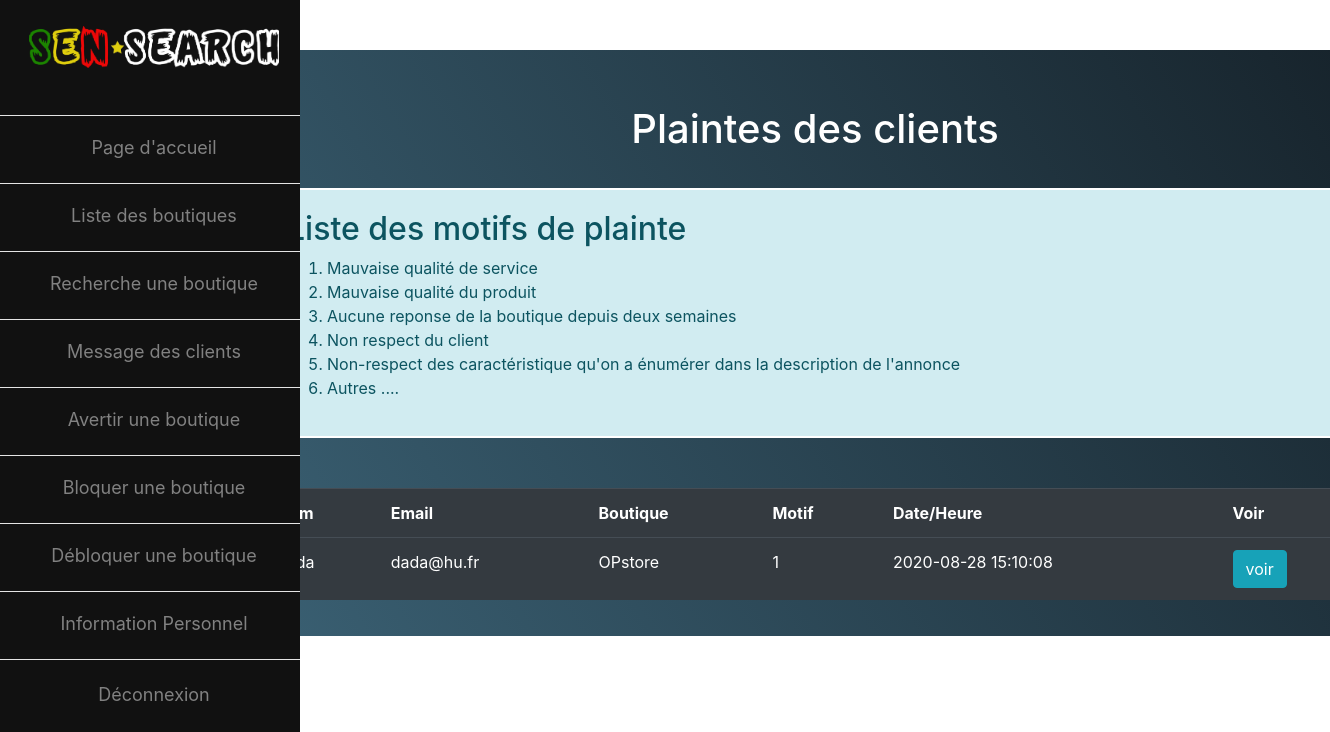
Page /admin/message_client.php (signed in) on the committed database.
### tables this page shows
CREATE TABLE `motif` (
  `id` int(11) NOT NULL,
  `motif` text NOT NULL
);

CREATE TABLE `signaler` (
  `id` int(11) NOT NULL,
  `boutique` int(11) NOT NULL,
  `motif` int(11) NOT NULL,
  `explication` text NOT NULL,
  `nom` varchar(255) NOT NULL,
  `email` varchar(255) NOT NULL,
  `date_signaler` timestamp NOT NULL DEFAULT current_timestamp() ON UPDATE current_timestamp()
);

CREATE TABLE `inscription` (
  `id` int(11) NOT NULL,
  `nom` varchar(255) NOT NULL,
  `prenom` varchar(255) NOT NULL,
  `email` varchar(255) NOT NULL,
  `telephone` varchar(255) NOT NULL,
  `password` text NOT NULL,
  `nom_boutique` varchar(255) NOT NULL,
  `ville` int(11) NOT NULL,
  `adresse` varchar(255) NOT NULL,
  `statut` int(11) NOT NULL,
  `info_boutique` text NOT NULL,
  `date_inscription` timestamp NOT NULL DEFAULT current_timestamp()
);

### admin/message_client.php (the view, shortened to what this page needs)
<?php require '../connexionDB.php'; ?>
<?php
$sql 	= $bdd->query("SELECT * FROM signaler ORDER BY date_signaler DESC");
$motifs = $bdd->query("SELECT * FROM motif")
 ?>
<?php require 'head_admin.php'; ?>
<div class="col-md-12">
	<h1 align="center">Plaintes des clients</h1>
	<div class="alert alert-info">
		<h2>Liste des motifs de plainte</h2>
		<ol>
			<?php
			while ($motif = $motifs->fetch()) {
				echo "<li>" .$motif['motif']. "</li>";
			}
			 ?>
		</ol>
	</div>
	<table class="table table-dark">
		<th>Nom</th>
		<th>Email</th>
		<th>Boutique</th>
		<th>Motif</th>
		<th>Date/Heure</th>
		<th>Voir</th>
		<?php
			while ($data = $sql->fetch()) {
				$boutiques = $bdd->prepare("SELECT * FROM inscription WHERE id = ?");
				$boutiques->execute(array($data['boutique']));
				$boutique = $boutiques->fetch();
				echo "<tr>";
					echo "<td>" . $data['nom'] . "</td>";
					echo "<td>" . $data['email'] . "</td>";
					echo "<td>" . $boutique['nom_boutique'] . "</td>";
					echo "<td>" . $data['motif'] . "</td>";
					echo "<td>" . $data['date_signaler'] . "</td>";
					echo "<td>" ;
						echo "<a class= 'btn btn-info' href='voir_plainte.php?id=" . $data['id'] . "' >voir</a>";
					echo "</td>";
				echo "</tr>";
			}
		 ?>
	</table>
</div>
</div>
</div>

### admin/message_client.php (style rules this page uses)
.col-md-12 { margin-left: 150px; margin-top: 50px; border-radius: 15px; padding: 20px; background: #16222A; background: -webkit-linear-gradient(59deg, #3A6073, #16222A); background: linear-gradient(59deg, #3A6073, #16222A); }
h1 { margin-top: 35px; margin-bottom: 35px; color: white; text-decoration: none; }
table { margin-top: 50px; }
.alert { border:2px white double; border-radius: 15px; padding: 20px; }
body { background-image: url('../images/admin_bckgrd.gif'); }

### rows in the picture
motif: motif "Mauvaise qualité de service"
motif: motif "Mauvaise qualité du produit"
motif: motif "Aucune reponse de la boutique depuis deux semaines"
motif: motif "Non respect du client"
motif: motif "Non-respect des caractéristique qu'on a énumérer dans la description de l'annonce"
motif: motif "Autres ...."
signaler: email "dada@hu.fr", boutique.nom_boutique "OPstore", motif "1", date_signaler "2020-08-28 15:10:08"
